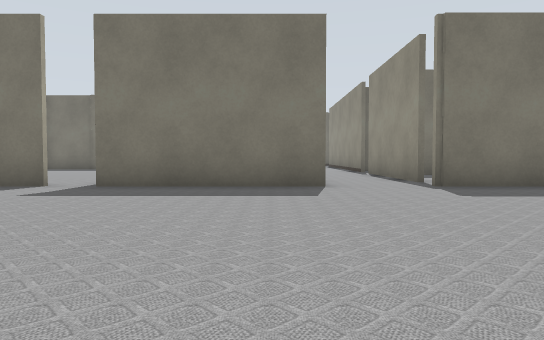
view 1 (above)

22 first-person views from a walk through a world built for the Gazebo simulator. The camera is 0.5 m above the floor, tilts 2° down and sees 70° across. Floor lines are 1 m apart. The floor is counted in squares, 1 m on a side. Each view is taken from the middle of a square. On the plan, view 1 faces up. The plan holds only what a view shows up to about 9 squares ahead; the rest is blank. The place goes on beyond the plan.

view 2
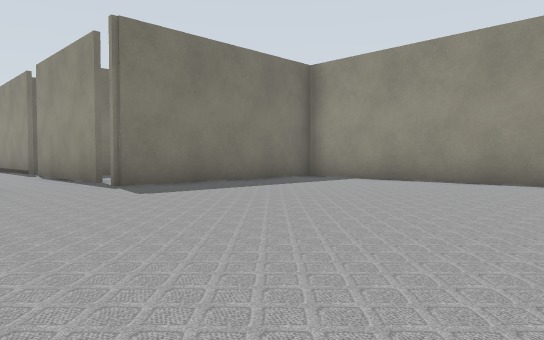

view 3
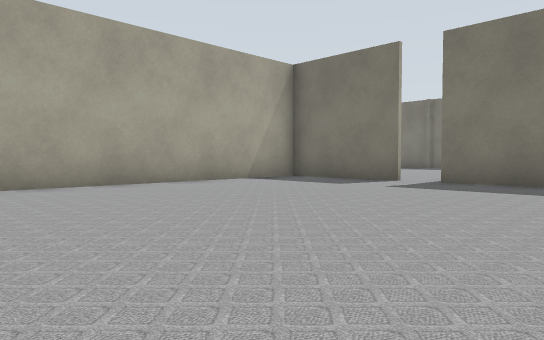

view 4
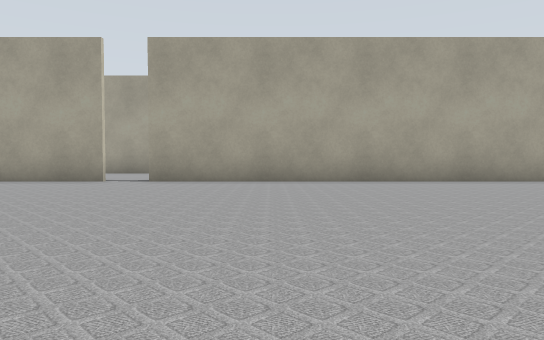

view 5
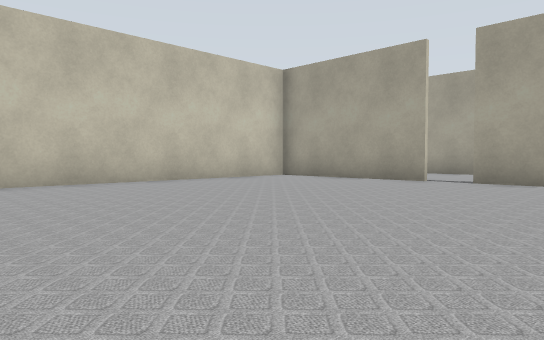

view 6
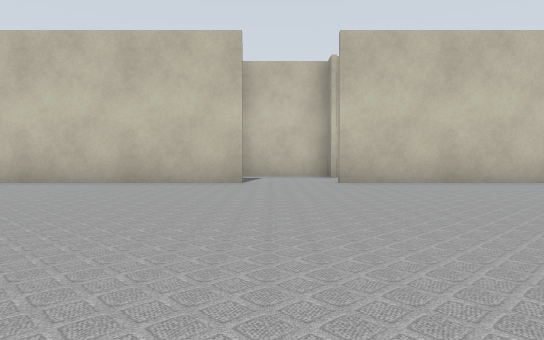

view 7
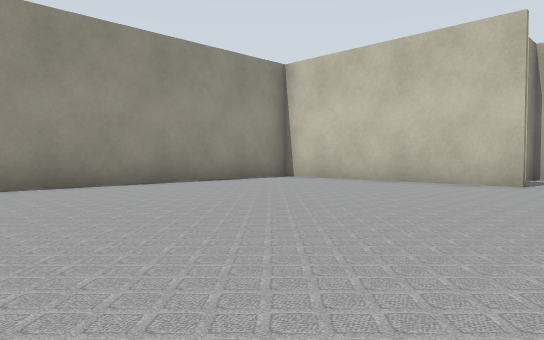

view 8
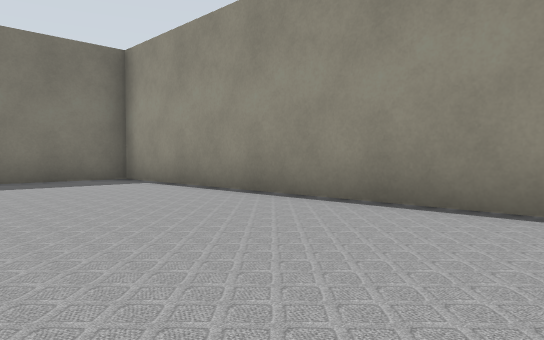

view 9
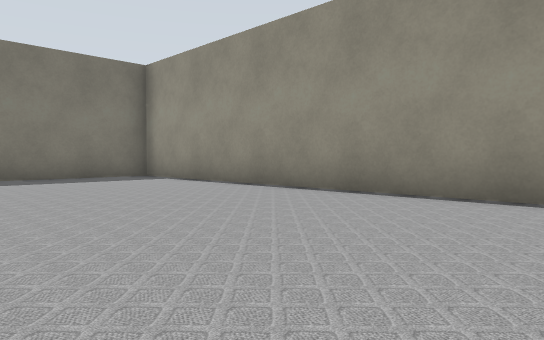

view 10
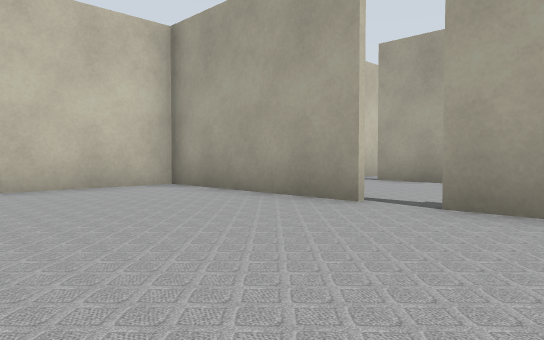

view 11
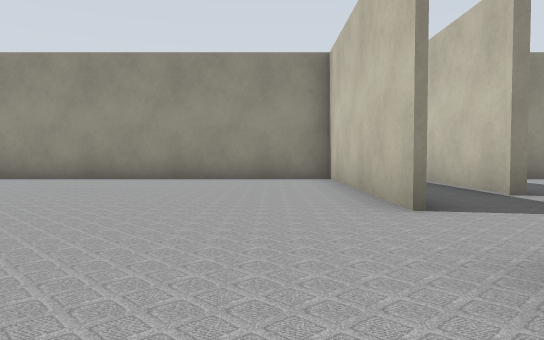

view 12
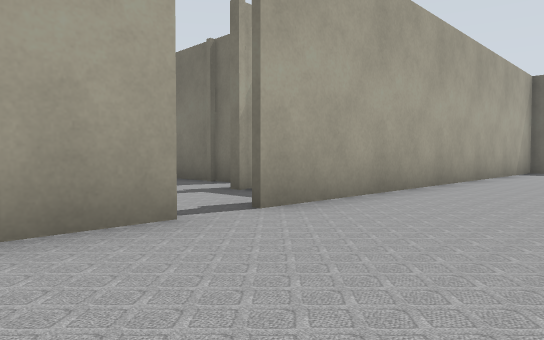

view 13
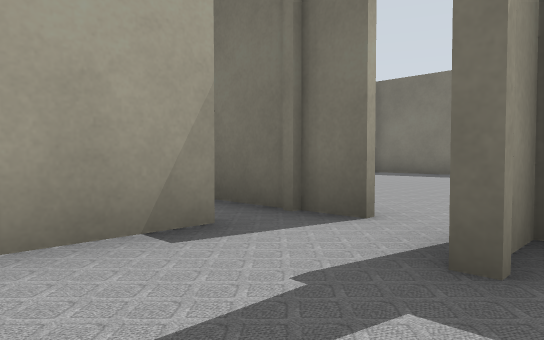

view 14
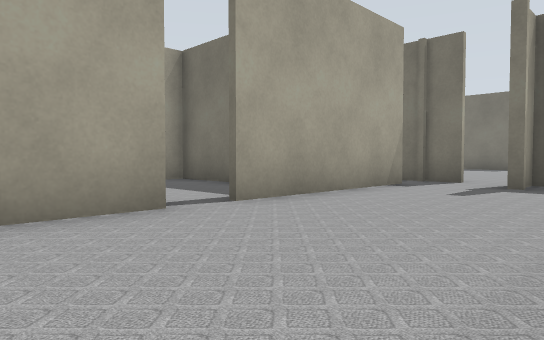

view 15
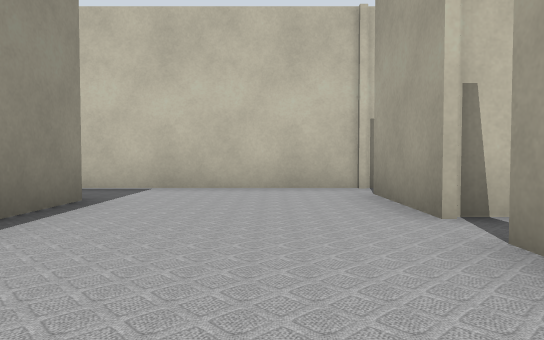

view 16
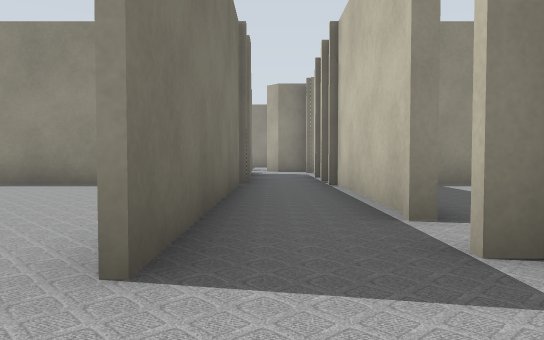

view 17
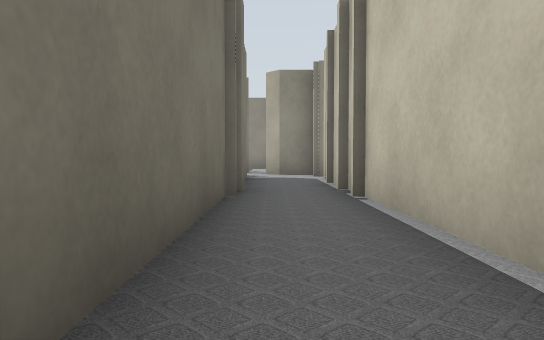

view 18
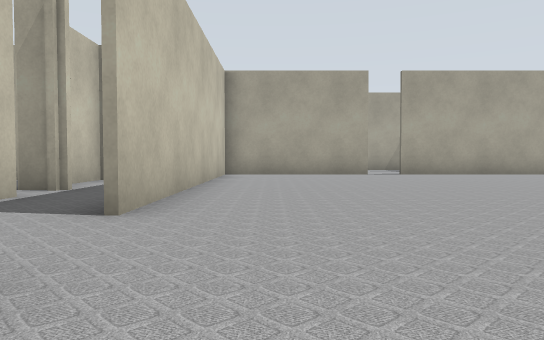

view 19
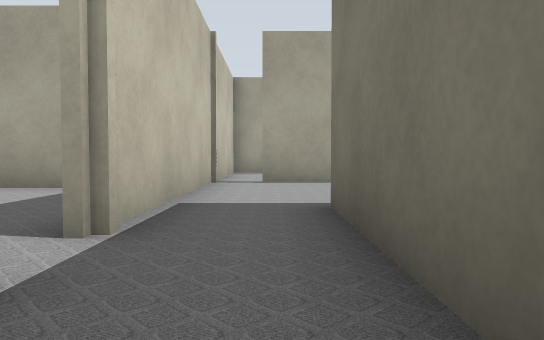

view 20
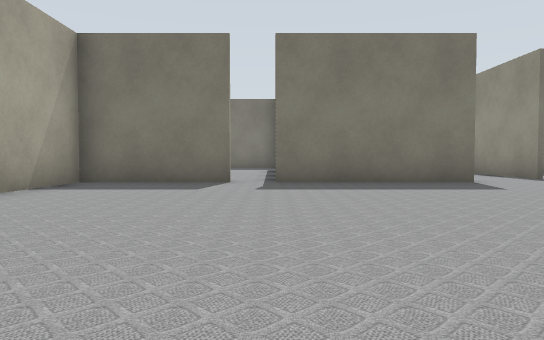

view 21
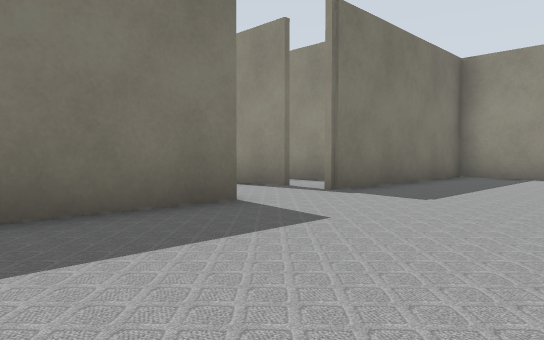

view 22
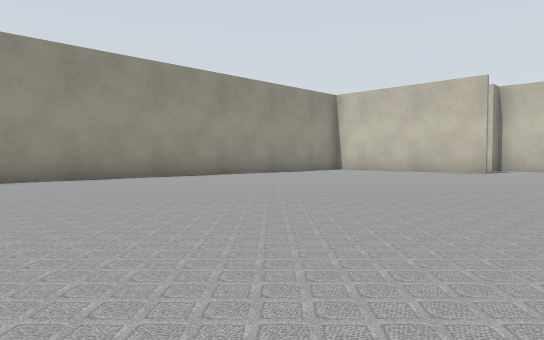

### Floor plan
Key: @ floor where view 1 was taken; # wall or solid block; x gap in a wall; . floor; T thing the floor can be seen under or through.
Columns run from 12 left of view 1 to 9 right of it. Each row starts with its distance up from view 1.
 10               .#
  9        ..     .##
  8        ..     .##
  7         .#####..##
  6      ###x    ..######
  5      #..............#
  4 ..   #..............#
  3 ..   #..............#
  2 ..   #..............#
  1  ..  #..............#
  0  ..  #......@.......#
 -1   .. #..............#
 -2 ##TT##..............#
 -3   TT.#..............#
 -4   #..#..............#
 -5   #.................#
 -6   #..#..............#
 -7   #..#..............#
 -8   #..#..............#
 -9   #..########..#######
-10   #....... ..........#
-11   #####...##...#######

Positions as (right, up) in squares from view 1, and headings:
1: (0, 0), facing up
2: (0, 0), facing up-right
3: (0, -1), facing up-left
4: (1, -2), facing left
5: (1, -2), facing down-left
6: (2, -2), facing down
7: (1, -2), facing down-right
8: (4, -2), facing up-right
9: (3, -3), facing up-right
10: (-3, -3), facing down-left
11: (-1, -8), facing right
12: (-4, -7), facing up-left
13: (-8, -5), facing up-left
14: (-7, -10), facing up-left
15: (-9, -5), facing down
16: (1, -10), facing right
17: (3, -10), facing right
18: (4, -8), facing left
19: (-3, -10), facing left
20: (-3, -1), facing up
21: (-2, 3), facing up-right
22: (-1, 3), facing down-right
